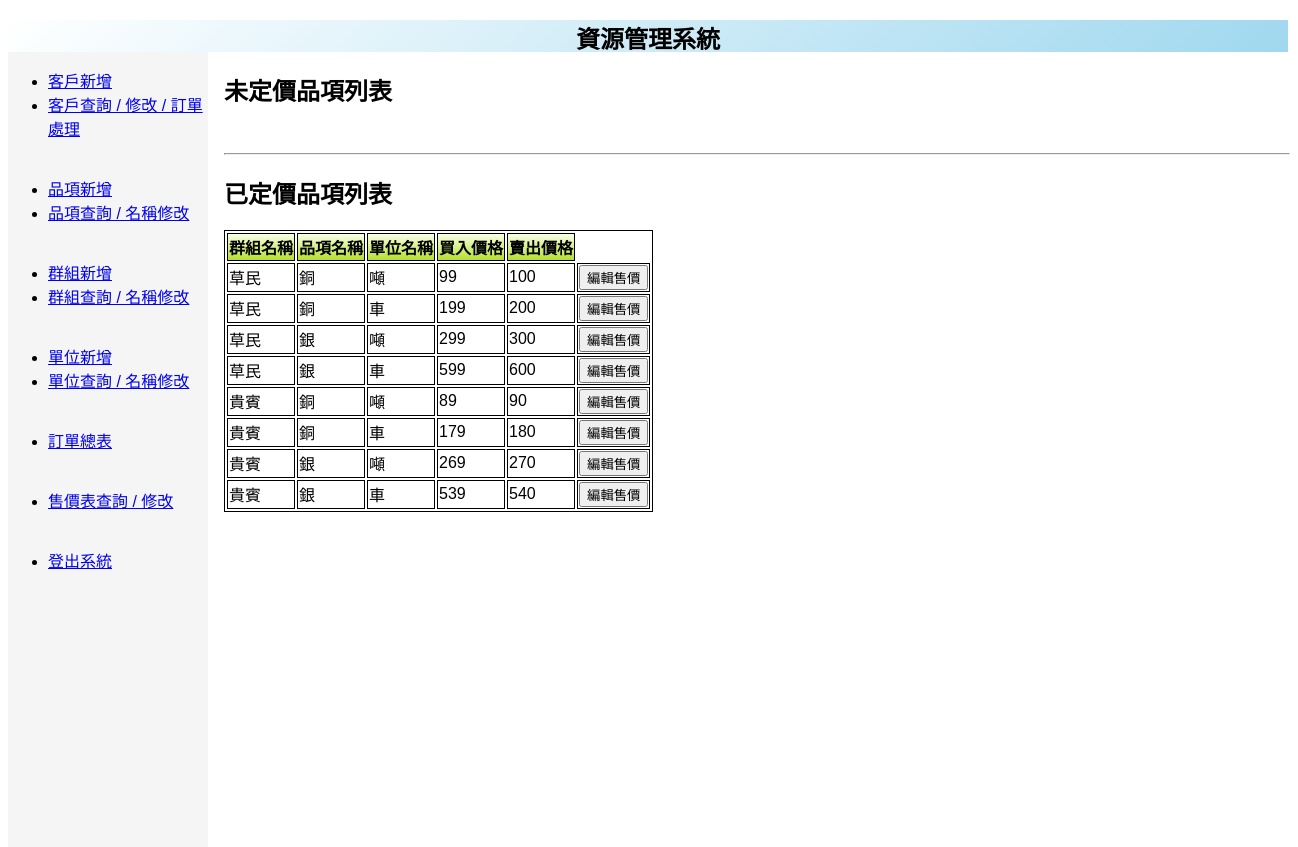
The app's page /view/price_view.php (signed in) with its own data.
### tables this page shows
CREATE TABLE `price` (
  `group_id` int(10) unsigned NOT NULL,
  `item_id` int(10) unsigned NOT NULL,
  `unit_id` int(10) unsigned NOT NULL,
  `buy_price` int(10) unsigned NOT NULL DEFAULT '0',
  `sell_price` int(10) unsigned NOT NULL DEFAULT '0',
  PRIMARY KEY (`group_id`,`item_id`,`unit_id`),
  KEY `fk_group_price__item_id` (`item_id`),
  KEY `fk_group_price__unit_id` (`unit_id`),
  CONSTRAINT `fk_group_price__group_id` FOREIGN KEY (`group_id`) REFERENCES `groups` (`id`) ON DELETE CASCADE,
  CONSTRAINT `fk_group_price__item_id` FOREIGN KEY (`item_id`) REFERENCES `item` (`id`) ON DELETE CASCADE,
  CONSTRAINT `fk_group_price__unit_id` FOREIGN KEY (`unit_id`) REFERENCES `unit` (`id`) ON DELETE CASCADE
);

CREATE TABLE `groups` (
  `id` int(10) unsigned NOT NULL AUTO_INCREMENT,
  `name` varchar(64) NOT NULL,
  PRIMARY KEY (`id`),
  UNIQUE KEY `name` (`name`),
  KEY `name_2` (`name`)
);

CREATE TABLE `item` (
  `id` int(10) unsigned NOT NULL AUTO_INCREMENT,
  `name` varchar(128) NOT NULL,
  PRIMARY KEY (`id`),
  UNIQUE KEY `name` (`name`)
);

CREATE TABLE `unit` (
  `id` int(10) unsigned NOT NULL AUTO_INCREMENT,
  `name` varchar(32) NOT NULL,
  PRIMARY KEY (`id`),
  UNIQUE KEY `name` (`name`),
  KEY `name_2` (`name`)
);

### include/inner_page_common.php (called while the page is built, shortened)
<?php
    require_once "../util/util.php";
    require_once "../config/html_header_common.php";
    require_once "../config/html_inner_body_common.php";
?>

### util/util.php (the view, shortened to what this page needs)
<?php
class Table
{
    private $row_data = NULL;
    private $header_names = NULL;
    private $header_display_names = NULL;
    private $hidden_fields = NULL;
    private $editable_fields = NULL;
    private $on_edit_finish_page = NULL;
    public function __construct()
    {
        $this->row_data = array();
    }
    public function clear()
    {
        $this->row_data = array();
        $this->header_names = NULL;
        $this->header_display_names = NULL;
        $this->hidden_fields = NULL;
        $this->editable_fields = NULL;
        $this->on_edit_finish_page = NULL;
        $this->edit_button_display_name = NULL;
    }
    public function setHeaderNames($header_array_data,$header_array_display)
    {
        $this->header_names = $header_array_data;
        $this->header_display_names = $header_array_display;
    }
    public function addRow($row_array_data)
    {
        array_push($this->row_data, $row_array_data);
    }
    public function getHeaderNames()
    {
        return $this->header_names;
    }
    public function setHiddenFields($keys)
    {
        $this->hidden_fields = $keys;
    }
    public function setEditableFields($keys, $handler, $button_edit_name )
    {
        $this->editable_fields = $keys;
        $this->on_edit_finish_page = $handler;
        $this->edit_button_display_name = $button_edit_name;
    }
    public function outputHTML()
    {
        echo "<Table>";
        for ($j = 0; $j < count($this->header_names); $j++)
        {
            if ( $this->hidden_fields!=NULL && in_array($this->header_names[$j], $this->hidden_fields) )
            {
                continue;
            }
            else
            {
                echo "<th>".$this->header_display_names[$j]."</th>";
            }
        }
        $tr_counter=0;
        foreach ($this->row_data as $row)
        {
            echo '<tr id="'.$tr_counter.'">';
            $tr_counter+=1;
            for ($j = 0; $j < count($row); $j++)
            {
                if ( $this->hidden_fields!=NULL && in_array($this->header_names[$j], $this->hidden_fields) )
                {
                    echo '<input type="hidden" class="hidden_key" name="'.$this->header_names[$j].'" value="'.$row[$j].'">';
                }
                else
                {
                    if($this->editable_fields!=NULL && in_array($this->header_names[$j],$this->editable_fields ) )
                    {
                        echo '<td name="'.$this->header_names[$j].'" class="editable_text">';
                        echo $row[$j];
                    }
                    else
                    {
                        echo '<td name="'.$this->header_names[$j].'" class="readonly_text">';
                        echo $row[$j];
                    }
                    echo "</td>";
                }
            }
            if ( $this->editable_fields != NULL )
            {
                echo '<td><input type="button" class="modify_button" name="'.$this->on_edit_finish_page.'" value="'.$this->edit_button_display_name.'" onClick="on_table_util_modify_click(this)"></td>';
            }
            echo "</tr>";
        }
        echo "</Table>";
    }
}
class DBUtility
{
    public function __construct($database_host, $username, $password,$database_name)
    {
        $this->database_host = $database_host;
        $this->username = $username;
        $this->password = $password;
        $this->database_name = $database_name;
    }
    private function connectDatabase()
    {
        $connection = mysqli_connect($this->database_host, $this->username, $this->password,$this->database_name);
        return $connection;
    }
    public function getQueryData($query)
    {
        $conn = $this->connectDatabase();
        $this->result = array();
        $cursor = mysqli_query($conn,$query);
        while( ($i=mysqli_fetch_array($cursor) ) )
        {
            array_push($this->result,$i);
        }
        return $this->result;
    }
}
class DBTableUtility
{
    private $table = NULL;
    private $db_utility = NULL;
    public function __construct($database_host, $username, $password,$database_name)
    {
        $this->table = new Table();
        $this->db_utility = new DBUtility($database_host, $username, $password,$database_name);
    }
    public function clear()
    {
        $this->table->clear();
        $this->db_utility->clear();
    }
    public function outputSelectQuery($query)
    {
        $result =  $this->db_utility->getQueryData($query);
        if( count($result) <=0 )
        {
            return;
        }
        $key_list = $this->table->getHeaderNames();
        foreach ($result as $i )
        {
           $tmp = [];
           foreach($key_list as $key)
           {
               array_push($tmp,$i[$key]);
           }
           $this->table->addRow($tmp);
        }
        $this->table->outputHTML();
    }
    public function setColumnFields($header_array_data,$header_array_display)
    {
        $this->table->setHeaderNames($header_array_data,$header_array_display);
    }
    public function setHiddenFields($keys)
    {
        $this->table->setHiddenFields($keys);
    }
    public function setEditableFields($keys, $handler, $button_edit_name="編輯" )
    {
        $this->table->setEditableFields($keys,$handler,$button_edit_name);
    }
}
?>

### config/html_header_common.php (shortened to what this page needs)
<?php
echo '<!DOCTYPE html>
    <html>
        <head><meta http-equiv="Content-Type" content="text/html; charset=UTF-8">
</head>
'
;
?>

### config/html_inner_body_common.php
<?php
echo '
<body>
  <div id="container" style="width:1280px;height:1024">
    <div id="header" style="background-color: #33FFFF;height:32px">
      <h2 align="center" style="margin-bottom:0px;"><b>資源管理系統</b></h2>
    </div>
    <div id="menu" style="background-color:#F5F5F5;height:992px;width:200px;float:left;">
      <ul>
        <li><a href="../view/customer_insert_view.php">客戶新增</a></li>
        <li><a href="../view/customer_view.php">客戶查詢 / 修改 / 訂單處理</a></li><br><br>
        <li><a href="../view/item_insert_view.php">品項新增</a></li>
        <li><a href="../view/item_update_view.php">品項查詢 / 名稱修改</a></li><br><br>
        <li><a href="../view/group_insert_view.php">群組新增</a></li>
        <li><a href="../view/group_update_view.php">群組查詢 / 名稱修改</a></li><br><br>
        <li><a href="../view/unit_insert_view.php">單位新增</a></li>
        <li><a href="../view/unit_update_view.php">單位查詢 / 名稱修改</a></li><br><br>
        <li><a href="../view/order_view.php">訂單總表</a></li><br><br>
        <li><a href="../view/price_view.php">售價表查詢 / 修改</a></li><br><br>
        <li><a href="../logout.php">登出系統</a></li><br>
      </ul>
    </div>
    <div id="separator" style="background-color:#FFFFFF;height:768px;width:16px;float:left;">
    </div>
  </div>
';
?>

### view/price_view.php
<?php
require_once "../include/inner_page_common.php";
echo "<h2>未定價品項列表</h2>";
$t = new DBTableUtility(DEF_DATABASE_HOST,DEF_USER_NAME,DEF_PASSWORD,DEF_DATABASE_NAME);
$keys=  ["group_id","__gname","item_id","__iname", "unit_id", "__uname","buy_price","sell_price"];
$names= ["群組代碼","群組名稱","品項代碼","品項名稱", "單位代碼", "單位名稱", "買入價格", "賣出價格"];
$t->setColumnFields($keys,$names);
$t->setHiddenFields(["group_id","item_id","unit_id"]);
$t->setEditableFields(["buy_price","sell_price"] , "../update/price_update.php", "編輯售價");
$query ='SELECT price.group_id, groups.name AS __gname, price.item_id, item.name AS __iname, price.unit_id, unit.name AS __uname, price.buy_price, price.sell_price
FROM price
 JOIN groups ON price.group_id = groups.id
 JOIN item ON price.item_id = item.id
 JOIN unit ON price.unit_id = unit.id
 WHERE price.buy_price = 0 OR price.sell_price = 0
 ORDER BY price.group_id,price.item_id,price.unit_id';
$t->outputSelectQuery($query);
echo "<br><hr>";
echo "<h2>已定價品項列表</h2>";
$t->clear();
$keys=  ["group_id","__gname","item_id","__iname", "unit_id", "__uname","buy_price","sell_price"];
$names= ["群組代碼","群組名稱","品項代碼","品項名稱", "單位代碼", "單位名稱", "買入價格", "賣出價格"];
$t->setColumnFields($keys,$names);
$t->setHiddenFields(["group_id","item_id","unit_id"]);
$t->setEditableFields(["buy_price","sell_price"] , "../update/price_update.php", "編輯售價");
$query ='SELECT price.group_id, groups.name AS __gname, price.item_id, item.name AS __iname, price.unit_id, unit.name AS __uname, price.buy_price, price.sell_price
 FROM price
 JOIN groups ON price.group_id = groups.id
 JOIN item ON price.item_id = item.id
 JOIN unit ON price.unit_id = unit.id
 WHERE price.buy_price > 0 and price.sell_price > 0
 ORDER BY price.group_id,price.item_id,price.unit_id';
$t->outputSelectQuery($query);
echo "<br><br>";
?>
</body>
</html>

### records on screen
price: group.name "草民", item.name "銅", unit.name "噸", buy_price "99", sell_price "100"
price: group.name "草民", item.name "銅", unit.name "車", buy_price "199", sell_price "200"
price: group.name "草民", item.name "銀", unit.name "噸", buy_price "299", sell_price "300"
price: group.name "草民", item.name "銀", unit.name "車", buy_price "599", sell_price "600"
price: group.name "貴賓", item.name "銅", unit.name "噸", buy_price "89", sell_price "90"
price: group.name "貴賓", item.name "銅", unit.name "車", buy_price "179", sell_price "180"
price: group.name "貴賓", item.name "銀", unit.name "噸", buy_price "269", sell_price "270"
price: group.name "貴賓", item.name "銀", unit.name "車", buy_price "539", sell_price "540"

### other values on screen
$this->header_display_names[$j] "群組名稱"
$this->header_display_names[$j] "品項名稱"
$this->header_display_names[$j] "單位名稱"
$this->header_display_names[$j] "買入價格"
$this->header_display_names[$j] "賣出價格"
